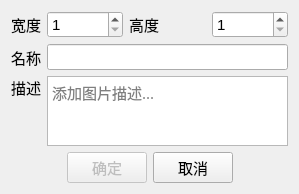
<?xml version="1.0" encoding="UTF-8"?>
<ui version="4.0">
 <class>DialogNewImgFile</class>
 <widget class="QDialog" name="DialogNewImgFile">
  <property name="enabled">
   <bool>true</bool>
  </property>
  <property name="geometry">
   <rect>
    <x>0</x>
    <y>0</y>
    <width>299</width>
    <height>188</height>
   </rect>
  </property>
  <property name="windowTitle">
   <string>新建图片</string>
  </property>
  <layout class="QGridLayout" name="gridLayout">
   <item row="0" column="0">
    <widget class="QLabel" name="label">
     <property name="font">
      <font>
       <family>Microsoft YaHei UI</family>
       <pointsize>11</pointsize>
      </font>
     </property>
     <property name="text">
      <string>宽度</string>
     </property>
    </widget>
   </item>
   <item row="0" column="1">
    <widget class="QUnitSpinBox" name="spinBoxWidth">
     <property name="font">
      <font>
       <family>Microsoft YaHei UI</family>
       <pointsize>11</pointsize>
      </font>
     </property>
     <property name="minimum">
      <number>1</number>
     </property>
     <property name="maximum">
      <number>2048</number>
     </property>
    </widget>
   </item>
   <item row="0" column="2">
    <widget class="QLabel" name="label_2">
     <property name="font">
      <font>
       <family>Microsoft YaHei UI</family>
       <pointsize>11</pointsize>
      </font>
     </property>
     <property name="text">
      <string>高度</string>
     </property>
     <property name="wordWrap">
      <bool>false</bool>
     </property>
    </widget>
   </item>
   <item row="0" column="3">
    <widget class="QUnitSpinBox" name="spinBoxHeight">
     <property name="font">
      <font>
       <family>Microsoft YaHei UI</family>
       <pointsize>11</pointsize>
      </font>
     </property>
     <property name="buttonSymbols">
      <enum>QAbstractSpinBox::UpDownArrows</enum>
     </property>
     <property name="minimum">
      <number>1</number>
     </property>
     <property name="maximum">
      <number>2048</number>
     </property>
     <property name="stepType">
      <enum>QAbstractSpinBox::DefaultStepType</enum>
     </property>
    </widget>
   </item>
   <item row="1" column="0">
    <widget class="QLabel" name="label_3">
     <property name="font">
      <font>
       <family>Microsoft YaHei UI</family>
       <pointsize>11</pointsize>
      </font>
     </property>
     <property name="text">
      <string>名称</string>
     </property>
    </widget>
   </item>
   <item row="2" column="0">
    <layout class="QVBoxLayout" name="verticalLayout">
     <item>
      <widget class="QLabel" name="label_4">
       <property name="font">
        <font>
         <family>Microsoft YaHei UI</family>
         <pointsize>11</pointsize>
         <bold>false</bold>
        </font>
       </property>
       <property name="text">
        <string>描述</string>
       </property>
      </widget>
     </item>
     <item>
      <spacer name="verticalSpacer">
       <property name="orientation">
        <enum>Qt::Vertical</enum>
       </property>
       <property name="sizeHint" stdset="0">
        <size>
         <width>20</width>
         <height>40</height>
        </size>
       </property>
      </spacer>
     </item>
    </layout>
   </item>
   <item row="2" column="1" colspan="3">
    <widget class="QTextEdit" name="textEdit">
     <property name="font">
      <font>
       <family>微软雅黑</family>
       <pointsize>11</pointsize>
       <underline>false</underline>
      </font>
     </property>
     <property name="acceptRichText">
      <bool>false</bool>
     </property>
     <property name="placeholderText">
      <string>添加图片描述...</string>
     </property>
    </widget>
   </item>
   <item row="1" column="1" colspan="3">
    <widget class="QLineEdit" name="lineEditImgFileName">
     <property name="font">
      <font>
       <family>Microsoft YaHei UI</family>
       <pointsize>11</pointsize>
      </font>
     </property>
     <property name="inputMethodHints">
      <set>Qt::ImhNone</set>
     </property>
     <property name="cursorPosition">
      <number>0</number>
     </property>
     <property name="clearButtonEnabled">
      <bool>false</bool>
     </property>
    </widget>
   </item>
   <item row="3" column="0" colspan="4">
    <layout class="QHBoxLayout" name="horizontalLayout">
     <item>
      <spacer name="horizontalSpacer">
       <property name="orientation">
        <enum>Qt::Horizontal</enum>
       </property>
       <property name="sizeHint" stdset="0">
        <size>
         <width>40</width>
         <height>20</height>
        </size>
       </property>
      </spacer>
     </item>
     <item>
      <widget class="QPushButton" name="btnOK">
       <property name="enabled">
        <bool>false</bool>
       </property>
       <property name="font">
        <font>
         <family>Arial</family>
         <pointsize>11</pointsize>
        </font>
       </property>
       <property name="text">
        <string>确定</string>
       </property>
      </widget>
     </item>
     <item>
      <widget class="QPushButton" name="btnCancel">
       <property name="font">
        <font>
         <family>Arial</family>
         <pointsize>11</pointsize>
        </font>
       </property>
       <property name="text">
        <string>取消</string>
       </property>
      </widget>
     </item>
     <item>
      <spacer name="horizontalSpacer_2">
       <property name="orientation">
        <enum>Qt::Horizontal</enum>
       </property>
       <property name="sizeHint" stdset="0">
        <size>
         <width>40</width>
         <height>20</height>
        </size>
       </property>
      </spacer>
     </item>
    </layout>
   </item>
  </layout>
 </widget>
 <customwidgets>
  <customwidget>
   <class>QUnitSpinBox</class>
   <extends>QSpinBox</extends>
   <header location="global">qunitspinbox.h</header>
  </customwidget>
 </customwidgets>
 <resources/>
 <connections>
  <connection>
   <sender>btnOK</sender>
   <signal>clicked()</signal>
   <receiver>DialogNewImgFile</receiver>
   <slot>accept()</slot>
   <hints>
    <hint type="sourcelabel">
     <x>76</x>
     <y>138</y>
    </hint>
    <hint type="destinationlabel">
     <x>119</x>
     <y>81</y>
    </hint>
   </hints>
  </connection>
  <connection>
   <sender>btnCancel</sender>
   <signal>clicked()</signal>
   <receiver>DialogNewImgFile</receiver>
   <slot>reject()</slot>
   <hints>
    <hint type="sourcelabel">
     <x>162</x>
     <y>138</y>
    </hint>
    <hint type="destinationlabel">
     <x>119</x>
     <y>81</y>
    </hint>
   </hints>
  </connection>
 </connections>
</ui>
